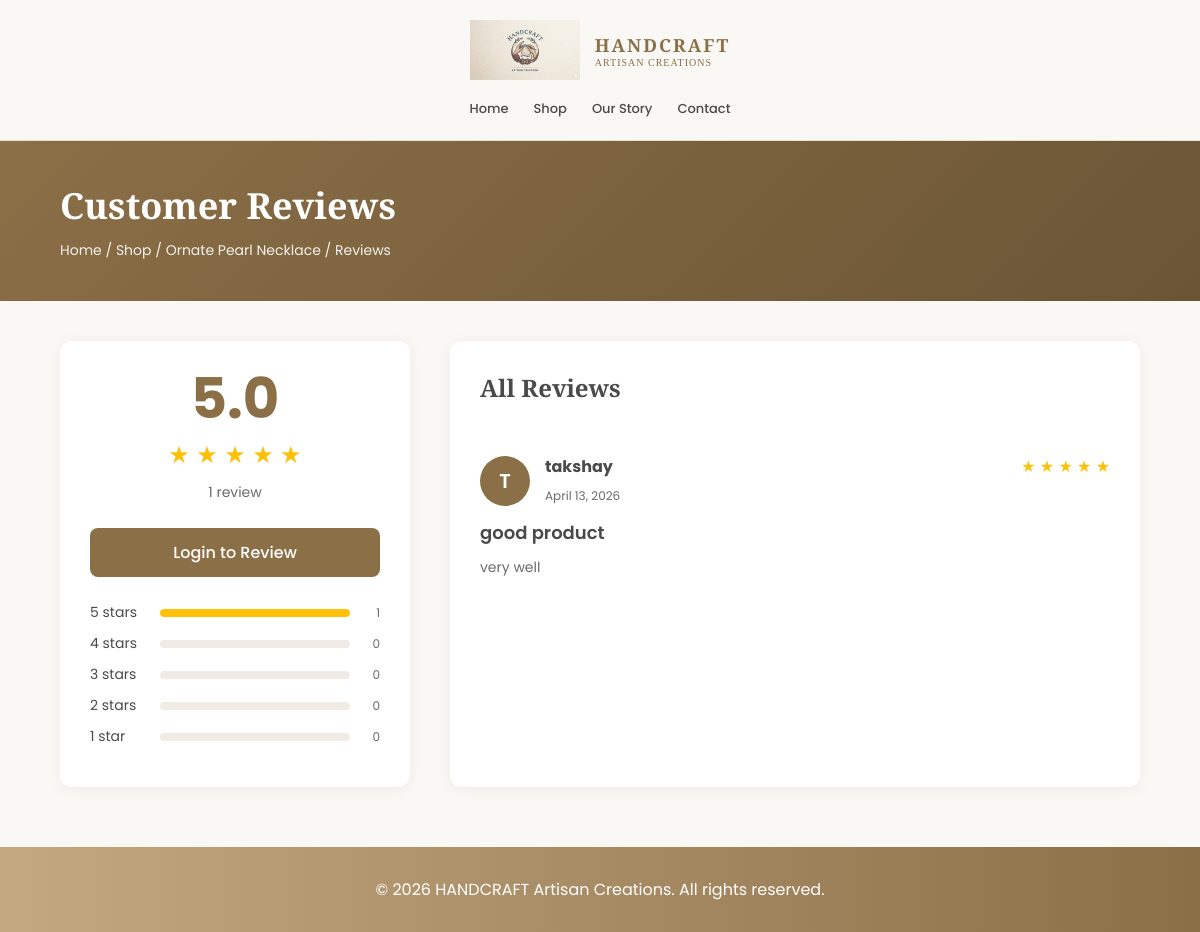
The page /product/9/reviews/ on the database its author committed.
### shop/models.py (models this page shows, shortened)
class Product(models.Model):
    CATEGORY_CHOICES = (
        ('jewelry', 'Jewelry'),
        ('home-decor', 'Home Decor'),
        ('textiles', 'Textiles'),
        ('pottery', 'Pottery'),
        ('bags', 'Bags & Accessories'),
        ('other', 'Other'),
    )
    name = models.CharField(max_length=200)
    price = models.IntegerField()
    description = models.TextField()
    image = models.ImageField(upload_to='products')
    category = models.CharField(max_length=20, choices=CATEGORY_CHOICES, default='other')
    is_active = models.BooleanField(default=True)
    created_at = models.DateTimeField(auto_now_add=True)
    def average_rating(self):
        reviews = self.reviews.filter(is_approved=True)
        if reviews.exists():
            return round(reviews.aggregate(models.Avg('rating'))['rating__avg'], 1)
        return 0

class Review(models.Model):
    product = models.ForeignKey(Product, on_delete=models.CASCADE, related_name='reviews')
    user = models.ForeignKey(User, on_delete=models.CASCADE)
    rating = models.IntegerField(choices=[(i, str(i)) for i in range(1, 6)])
    title = models.CharField(max_length=200)
    comment = models.TextField()
    created_at = models.DateTimeField(auto_now_add=True)
    is_approved = models.BooleanField(default=True)
    class Meta:
        ordering = ['-created_at']

### shop/views.py (the view)
# urls.py: path('product/<int:product_id>/reviews/', views.product_reviews, name='product_reviews'),
def product_reviews(request, product_id):
    product = get_object_or_404(Product, id=product_id, is_active=True)
    reviews = product.reviews.filter(is_approved=True).order_by('-created_at')
    rating_counts = {5: 0, 4: 0, 3: 0, 2: 0, 1: 0}
    for review in reviews:
        rating_counts[review.rating] += 1
    total_reviews = reviews.count()
    avg_rating = product.average_rating()
    rating_bars = []
    for star in [5, 4, 3, 2, 1]:
        count = rating_counts[star]
        percentage = (count / total_reviews * 100) if total_reviews > 0 else 0
        rating_bars.append({
            'star': star,
            'count': count,
            'percentage': percentage
        })
    context = {
        'product': product,
        'reviews': reviews,
        'rating_bars': rating_bars,
        'total_reviews': total_reviews,
        'avg_rating': avg_rating,
    }
    return render(request, 'shop/product_reviews.html', context)

### shop/context_processors.py (called while the page is built)
def cart_count(request):
    context = {'cart_count': 0, 'wishlist_count': 0}
    if request.user.is_authenticated:
        context['cart_count'] = CartItem.objects.filter(user=request.user).count()
        context['wishlist_count'] = WishlistItem.objects.filter(user=request.user).count()
    return context

### templates/shop/product_reviews.html (shortened to what this page needs)
{% load static %}
<!DOCTYPE html>
<html lang="en">
<head>
</head>
<body>
    <nav class="navbar">
        <a href="{% url 'home' %}" class="logo-container">
            <img src="{% static 'images/logo.png' %}" alt="Handcraft" class="logo-img">
            <div class="logo-text">
                HANDCRAFT
                <span class="logo-text-sub">ARTISAN CREATIONS</span>
            </div>
        </a>
        <ul class="nav-menu">
            <li><a href="{% url 'home' %}">Home</a></li>
            <li><a href="{% url 'shop' %}">Shop</a></li>
            <li><a href="{% url 'home' %}#about">Our Story</a></li>
            <li><a href="{% url 'home' %}#contact">Contact</a></li>
        </ul>
    </nav>
    <section class="page-header">
        <h1>Customer Reviews</h1>
        <div class="breadcrumb">
            <a href="{% url 'home' %}">Home</a> /
            <a href="{% url 'shop' %}">Shop</a> /
            <a href="{% url 'product_detail' product.id %}">{{ product.name }}</a> /
            Reviews
        </div>
    </section>
    <div class="reviews-container">
        <div class="reviews-layout">
            <aside class="rating-summary">
                <div class="rating-big">
                    <div class="rating-number">{{ avg_rating|floatformat:1 }}</div>
                    <div class="rating-stars">
                        {% for i in "12345" %}
                            {% if forloop.counter <= avg_rating %}
                                ★
                            {% else %}
                                ☆
                            {% endif %}
                        {% endfor %}
                    </div>
                    <div class="rating-total">{{ total_reviews }} review{{ total_reviews|pluralize }}</div>
                </div>
                {% if user.is_authenticated %}
                    <a href="{% url 'add_review' product.id %}" class="write-review-btn">Write a Review</a>
                {% else %}
                    <a href="{% url 'login' %}" class="write-review-btn">Login to Review</a>
                {% endif %}
                <div class="rating-bars">
                    {% for bar in rating_bars %}
                    <div class="rating-bar-item">
                        <span class="rating-bar-label">{{ bar.star }} star{{ bar.star|pluralize }}</span>
                        <div class="rating-bar-track">
                            <div class="rating-bar-fill" style="width: {{ bar.percentage }}%"></div>
                        </div>
                        <span class="rating-bar-count">{{ bar.count }}</span>
                    </div>
                    {% endfor %}
                </div>
            </aside>
            <div class="reviews-list">
                <h2>All Reviews</h2>
                {% for review in reviews %}
                <div class="review-item">
                    <div class="review-header">
                        <div class="review-author">
                            <div class="review-avatar">{{ review.user.username|first|upper }}</div>
                            <div class="review-author-info">
                                <h4>{{ review.user.username }}{% if review.user.is_staff %}<span class="verified-badge">Verified Seller</span>{% endif %}</h4>
                                <span class="review-date">{{ review.created_at|date:"F d, Y" }}</span>
                            </div>
                        </div>
                        <div class="review-rating">
                            {% for i in "12345" %}
                                {% if forloop.counter <= review.rating %}★{% else %}☆{% endif %}
                            {% endfor %}
                        </div>
                    </div>
                    {% if review.title %}
                    <h3 class="review-title">{{ review.title }}</h3>
                    {% endif %}
                    <p class="review-comment">{{ review.comment }}</p>
                </div>
                {% endfor %}
            </div>
        </div>
    </div>
    <footer class="footer">
        <p>&copy; 2026 HANDCRAFT Artisan Creations. All rights reserved.</p>
    </footer>
</body>
</html>

### templates/shop/product_reviews.html (style rules this page uses)
* { margin: 0; padding: 0; box-sizing: border-box; }
body { font-family: 'Poppins', sans-serif; background-color: #faf8f5; color: #4a4a4a; }
.navbar { background-color: #faf8f5; padding: 20px 5%; display: flex; flex-direction: column; align-items: center; border-bottom: 1px solid #e8e0d5; }
.logo-container { display: flex; align-items: center; gap: 15px; text-decoration: none; }
.logo-img { height: 60px; }
.logo-text { font-family: 'Playfair Display', serif; font-size: 18px; font-weight: 600; color: #8b6f47; letter-spacing: 2px; }
.logo-text-sub { font-size: 10px; color: #8b6f47; letter-spacing: 1px; font-weight: 400; display: block; }
.nav-menu { display: flex; gap: 25px; list-style: none; margin-top: 15px; }
.nav-menu a { text-decoration: none; color: #4a4a4a; font-size: 13px; font-weight: 500; transition: color 0.3s; }
.page-header { background: linear-gradient(135deg, #8b6f47 0%, #6b5535 100%); padding: 40px 5%; color: white; }
.page-header h1 { font-family: 'Playfair Display', serif; font-size: 36px; margin-bottom: 10px; }
.page-header .breadcrumb { font-size: 14px; opacity: 0.9; }
.page-header .breadcrumb a { color: white; text-decoration: none; }
.reviews-container { max-width: 1200px; margin: 40px auto; padding: 0 5%; }
.reviews-layout { display: grid; grid-template-columns: 350px 1fr; gap: 40px; }
.rating-summary { background: white; padding: 30px; border-radius: 12px; box-shadow: 0 2px 15px rgba(0,0,0,0.05); height: fit-content; position: sticky; top: 20px; }
.rating-big { text-align: center; margin-bottom: 25px; }
.rating-number { font-size: 56px; font-weight: 700; color: #8b6f47; line-height: 1; }
.rating-stars { font-size: 24px; color: #ffc107; margin: 10px 0; }
.rating-total { font-size: 14px; color: #6b6b6b; }
.write-review-btn { display: block; width: 100%; padding: 12px; background-color: #8b6f47; color: white; text-align: center; text-decoration: none; border-radius: 8px; font-weight: 500; margin-bottom: 25px; transition: all 0.3s; }
.rating-bars { margin-top: 20px; }
.rating-bar-item { display: flex; align-items: center; gap: 10px; margin-bottom: 10px; }
.rating-bar-label { font-size: 14px; color: #4a4a4a; min-width: 60px; }
.rating-bar-track { flex: 1; height: 8px; background-color: #f0ebe5; border-radius: 4px; overflow: hidden; }
.rating-bar-fill { height: 100%; background-color: #ffc107; border-radius: 4px; transition: width 0.3s; }
.rating-bar-count { font-size: 12px; color: #6b6b6b; min-width: 20px; text-align: right; }
.reviews-list { background: white; padding: 30px; border-radius: 12px; box-shadow: 0 2px 15px rgba(0,0,0,0.05); }
.reviews-list h2 { font-family: 'Playfair Display', serif; font-size: 24px; margin-bottom: 25px; color: #4a4a4a; }
.review-item { padding: 25px 0; border-bottom: 1px solid #e8e0d5; }
.review-item:last-child { border-bottom: none; }
.review-header { display: flex; justify-content: space-between; align-items: flex-start; margin-bottom: 12px; }
.review-author { display: flex; align-items: center; gap: 15px; }
.review-avatar { width: 50px; height: 50px; border-radius: 50%; background-color: #8b6f47; color: white; display: flex; align-items: center; justify-content: center; font-size: 20px; font-weight: 600; }
.review-author-info h4 { font-size: 16px; color: #4a4a4a; margin-bottom: 3px; }
.review-author-info .review-date { font-size: 12px; color: #6b6b6b; }
.review-rating { font-size: 16px; color: #ffc107; }
.review-title { font-size: 18px; font-weight: 600; color: #4a4a4a; margin-bottom: 10px; }
.review-comment { font-size: 14px; color: #6b6b6b; line-height: 1.7; }
.footer { background: linear-gradient(to right, #c4a882 0%, #8b6f47 100%); padding: 30px 5%; text-align: center; color: white; margin-top: 60px; }

### rows shown on the page
Product: name "Ornate Pearl Necklace"
Review: user.username|first "T", user.username "takshay", created_at "April 13, 2026", rating 5 (drawn), title "good product", comment "very well"

### other values the page prints
{{ avg_rating|floatformat:1 }} "5.0"
{{ total_reviews }} "1"
{{ bar.star }} "5" "4" "3" "2" "1"
{{ bar.count }} "1" "0" "0" "0" "0"
